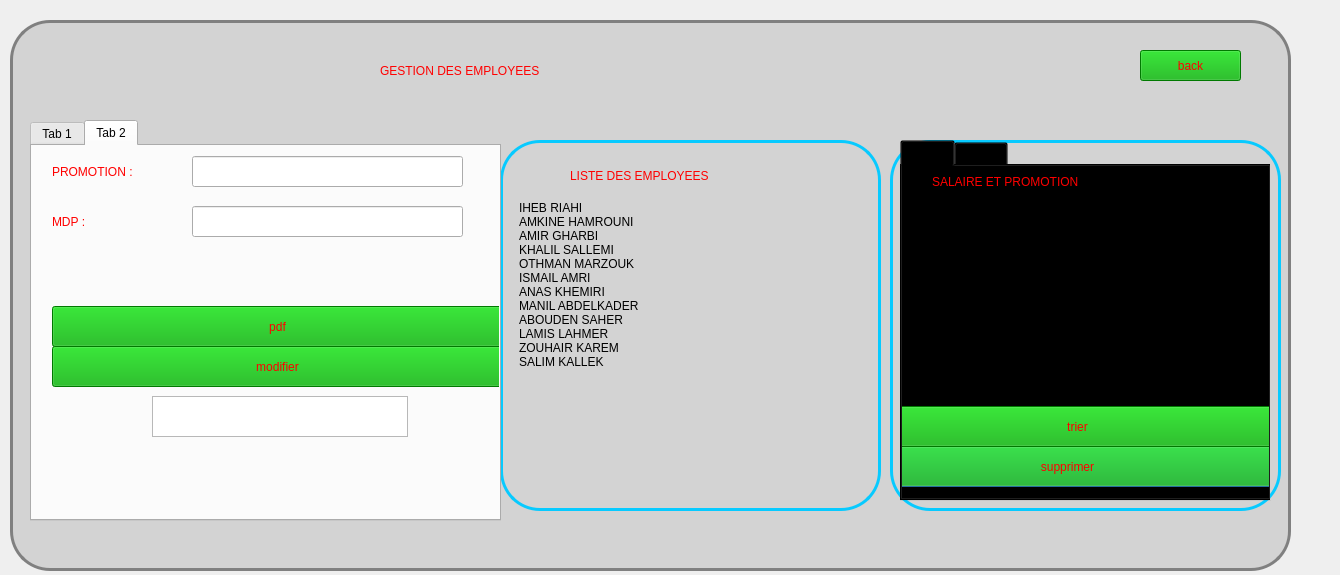
<?xml version="1.0" encoding="UTF-8"?>
<ui version="4.0">
 <class>gest_emp</class>
 <widget class="QDialog" name="gest_emp">
  <property name="geometry">
   <rect>
    <x>0</x>
    <y>0</y>
    <width>1340</width>
    <height>575</height>
   </rect>
  </property>
  <property name="windowTitle">
   <string>Dialog</string>
  </property>
  <widget class="QStackedWidget" name="stackedWidget">
   <property name="geometry">
    <rect>
     <x>10</x>
     <y>20</y>
     <width>1281</width>
     <height>551</height>
    </rect>
   </property>
   <property name="currentIndex">
    <number>0</number>
   </property>
   <widget class="QWidget" name="page">
    <property name="styleSheet">
     <string notr="true">#page{
	background-image: url(:/new/prefix1/airport-terminal.jpg);
Background-color : Lightgray;
border : 3px solid gray;
border-radius : 40px;
}</string>
    </property>
    <widget class="QLabel" name="label">
     <property name="geometry">
      <rect>
       <x>370</x>
       <y>0</y>
       <width>481</width>
       <height>101</height>
      </rect>
     </property>
     <property name="styleSheet">
      <string notr="true">color : red ;
font: 75 24pt &quot;MS Shell Dlg 2&quot;;</string>
     </property>
     <property name="text">
      <string>GESTION DES EMPLOYEES</string>
     </property>
     <property name="scaledContents">
      <bool>true</bool>
     </property>
    </widget>
    <widget class="QFrame" name="frame">
     <property name="geometry">
      <rect>
       <x>490</x>
       <y>120</y>
       <width>381</width>
       <height>371</height>
      </rect>
     </property>
     <property name="styleSheet">
      <string notr="true">#frame{
border : 3px solid rgb(7, 202, 255);
border-radius : 40px;
}</string>
     </property>
     <property name="frameShape">
      <enum>QFrame::StyledPanel</enum>
     </property>
     <property name="frameShadow">
      <enum>QFrame::Raised</enum>
     </property>
     <widget class="QListWidget" name="listWidget">
      <property name="geometry">
       <rect>
        <x>15</x>
        <y>60</y>
        <width>351</width>
        <height>291</height>
       </rect>
      </property>
      <property name="styleSheet">
       <string notr="true">background-color : transparent ;
font: 75 9pt &quot;MS Shell Dlg 2&quot;;
font: 75 9pt &quot;MS Shell Dlg 2&quot;;
color : black</string>
      </property>
      <item>
       <property name="text">
        <string>IHEB RIAHI              </string>
       </property>
      </item>
      <item>
       <property name="text">
        <string>AMKINE HAMROUNI                </string>
       </property>
      </item>
      <item>
       <property name="text">
        <string>AMIR GHARBI                   </string>
       </property>
      </item>
      <item>
       <property name="text">
        <string>KHALIL SALLEMI</string>
       </property>
      </item>
      <item>
       <property name="text">
        <string>OTHMAN MARZOUK</string>
       </property>
      </item>
      <item>
       <property name="text">
        <string>ISMAIL AMRI</string>
       </property>
      </item>
      <item>
       <property name="text">
        <string>ANAS KHEMIRI</string>
       </property>
      </item>
      <item>
       <property name="text">
        <string>MANIL ABDELKADER</string>
       </property>
      </item>
      <item>
       <property name="text">
        <string>ABOUDEN SAHER</string>
       </property>
      </item>
      <item>
       <property name="text">
        <string>LAMIS LAHMER</string>
       </property>
      </item>
      <item>
       <property name="text">
        <string>ZOUHAIR KAREM</string>
       </property>
      </item>
      <item>
       <property name="text">
        <string>SALIM KALLEK</string>
       </property>
      </item>
     </widget>
     <widget class="QLabel" name="label_9">
      <property name="geometry">
       <rect>
        <x>70</x>
        <y>10</y>
        <width>291</width>
        <height>51</height>
       </rect>
      </property>
      <property name="styleSheet">
       <string notr="true">color : red;
font: 75 14pt &quot;MS Shell Dlg 2&quot;;</string>
      </property>
      <property name="text">
       <string>LISTE DES EMPLOYEES</string>
      </property>
     </widget>
    </widget>
    <widget class="QLabel" name="label_8">
     <property name="geometry">
      <rect>
       <x>10</x>
       <y>20</y>
       <width>91</width>
       <height>91</height>
      </rect>
     </property>
     <property name="text">
      <string/>
     </property>
     <property name="pixmap">
      <pixmap>../../../Downloads/LOGO QT</pixmap>
     </property>
     <property name="scaledContents">
      <bool>true</bool>
     </property>
    </widget>
    <widget class="QFrame" name="frame_3">
     <property name="geometry">
      <rect>
       <x>880</x>
       <y>120</y>
       <width>391</width>
       <height>371</height>
      </rect>
     </property>
     <property name="styleSheet">
      <string notr="true">#frame_3{
border : 3px solid rgb(7, 202, 255);
border-radius : 40px;
}</string>
     </property>
     <property name="frameShape">
      <enum>QFrame::StyledPanel</enum>
     </property>
     <property name="frameShadow">
      <enum>QFrame::Raised</enum>
     </property>
     <widget class="QTabWidget" name="tabWidget">
      <property name="geometry">
       <rect>
        <x>10</x>
        <y>0</y>
        <width>371</width>
        <height>361</height>
       </rect>
      </property>
      <property name="styleSheet">
       <string notr="true">background-color: transparent;
background-color: transparent;</string>
      </property>
      <property name="currentIndex">
       <number>0</number>
      </property>
      <widget class="QWidget" name="tab">
       <attribute name="title">
        <string>Tab 1</string>
       </attribute>
       <widget class="QLabel" name="label_10">
        <property name="geometry">
         <rect>
          <x>30</x>
          <y>0</y>
          <width>291</width>
          <height>31</height>
         </rect>
        </property>
        <property name="styleSheet">
         <string notr="true">font: 75 14pt &quot;MS Shell Dlg 2&quot;;
color: red;</string>
        </property>
        <property name="text">
         <string>SALAIRE ET PROMOTION</string>
        </property>
       </widget>
       <widget class="QTableView" name="tableView">
        <property name="geometry">
         <rect>
          <x>5</x>
          <y>31</y>
          <width>351</width>
          <height>161</height>
         </rect>
        </property>
       </widget>
       <widget class="QPushButton" name="supp">
        <property name="geometry">
         <rect>
          <x>-60</x>
          <y>280</y>
          <width>451</width>
          <height>41</height>
         </rect>
        </property>
        <property name="styleSheet">
         <string notr="true">font: 75 11pt &quot;MS Shell Dlg 2&quot;;
background-color: rgb(0, 170, 0);
color: red</string>
        </property>
        <property name="text">
         <string>supprimer</string>
        </property>
       </widget>
       <widget class="QPushButton" name="supp_3">
        <property name="geometry">
         <rect>
          <x>-50</x>
          <y>240</y>
          <width>451</width>
          <height>41</height>
         </rect>
        </property>
        <property name="styleSheet">
         <string notr="true">font: 75 11pt &quot;MS Shell Dlg 2&quot;;
background-color: rgb(0, 170, 0);
color: red</string>
        </property>
        <property name="text">
         <string>trier</string>
        </property>
       </widget>
       <widget class="QLineEdit" name="lineEdit_3">
        <property name="geometry">
         <rect>
          <x>30</x>
          <y>210</y>
          <width>301</width>
          <height>22</height>
         </rect>
        </property>
       </widget>
      </widget>
      <widget class="QWidget" name="tab_2">
       <attribute name="title">
        <string>Tab 2</string>
       </attribute>
       <widget class="QLabel" name="label_11">
        <property name="geometry">
         <rect>
          <x>10</x>
          <y>-10</y>
          <width>381</width>
          <height>81</height>
         </rect>
        </property>
        <property name="styleSheet">
         <string notr="true">font: 75 14pt &quot;MS Shell Dlg 2&quot;;
color: red;</string>
        </property>
        <property name="text">
         <string>STATISTIQUES DES EMPLOYEES</string>
        </property>
       </widget>
       <widget class="QLabel" name="label_12">
        <property name="geometry">
         <rect>
          <x>10</x>
          <y>40</y>
          <width>341</width>
          <height>281</height>
         </rect>
        </property>
        <property name="text">
         <string/>
        </property>
        <property name="pixmap">
         <pixmap>../../Bureau/STAT.gif</pixmap>
        </property>
        <property name="scaledContents">
         <bool>true</bool>
        </property>
       </widget>
       <widget class="QLabel" name="label_13">
        <property name="geometry">
         <rect>
          <x>10</x>
          <y>50</y>
          <width>351</width>
          <height>281</height>
         </rect>
        </property>
        <property name="text">
         <string/>
        </property>
        <property name="pixmap">
         <pixmap>../../../Downloads/STAT.gif</pixmap>
        </property>
        <property name="scaledContents">
         <bool>true</bool>
        </property>
       </widget>
      </widget>
     </widget>
    </widget>
    <widget class="QTabWidget" name="tabWidget_2">
     <property name="geometry">
      <rect>
       <x>20</x>
       <y>100</y>
       <width>471</width>
       <height>401</height>
      </rect>
     </property>
     <property name="currentIndex">
      <number>1</number>
     </property>
     <widget class="QWidget" name="tab_3">
      <attribute name="title">
       <string>Tab 1</string>
      </attribute>
      <widget class="QFrame" name="frame_4">
       <property name="geometry">
        <rect>
         <x>-10</x>
         <y>70</y>
         <width>391</width>
         <height>371</height>
        </rect>
       </property>
       <property name="styleSheet">
        <string notr="true">#frame_3{
border : 3px solid rgb(7, 202, 255);
border-radius : 40px;
}</string>
       </property>
       <property name="frameShape">
        <enum>QFrame::StyledPanel</enum>
       </property>
       <property name="frameShadow">
        <enum>QFrame::Raised</enum>
       </property>
      </widget>
      <widget class="QFrame" name="frame_2">
       <property name="geometry">
        <rect>
         <x>-10</x>
         <y>0</y>
         <width>471</width>
         <height>371</height>
        </rect>
       </property>
       <property name="styleSheet">
        <string notr="true">#frame_2{
border : 3px solid rgb(7, 202, 255);
border-radius : 40px;
	background-color: transparent;
}</string>
       </property>
       <property name="frameShape">
        <enum>QFrame::StyledPanel</enum>
       </property>
       <property name="frameShadow">
        <enum>QFrame::Raised</enum>
       </property>
       <widget class="QLabel" name="label_2">
        <property name="geometry">
         <rect>
          <x>20</x>
          <y>20</y>
          <width>181</width>
          <height>51</height>
         </rect>
        </property>
        <property name="styleSheet">
         <string notr="true">font: 75 12pt &quot;MS Shell Dlg 2&quot;;
color: red</string>
        </property>
        <property name="text">
         <string>NOM :</string>
        </property>
       </widget>
       <widget class="QLabel" name="label_3">
        <property name="geometry">
         <rect>
          <x>10</x>
          <y>60</y>
          <width>181</width>
          <height>51</height>
         </rect>
        </property>
        <property name="styleSheet">
         <string notr="true">font: 75 12pt &quot;MS Shell Dlg 2&quot;;
color: red</string>
        </property>
        <property name="text">
         <string>PRENOM :</string>
        </property>
       </widget>
       <widget class="QLabel" name="label_4">
        <property name="geometry">
         <rect>
          <x>20</x>
          <y>100</y>
          <width>181</width>
          <height>51</height>
         </rect>
        </property>
        <property name="styleSheet">
         <string notr="true">font: 75 12pt &quot;MS Shell Dlg 2&quot;;
color: red</string>
        </property>
        <property name="text">
         <string>SEXE :</string>
        </property>
       </widget>
       <widget class="QLineEdit" name="NomLine">
        <property name="geometry">
         <rect>
          <x>120</x>
          <y>30</y>
          <width>271</width>
          <height>31</height>
         </rect>
        </property>
       </widget>
       <widget class="QLineEdit" name="PRENOMLINE">
        <property name="geometry">
         <rect>
          <x>120</x>
          <y>70</y>
          <width>271</width>
          <height>31</height>
         </rect>
        </property>
       </widget>
       <widget class="QLabel" name="label_5">
        <property name="geometry">
         <rect>
          <x>20</x>
          <y>140</y>
          <width>181</width>
          <height>51</height>
         </rect>
        </property>
        <property name="styleSheet">
         <string notr="true">font: 75 12pt &quot;MS Shell Dlg 2&quot;;
color: red</string>
        </property>
        <property name="text">
         <string>MAIL :</string>
        </property>
       </widget>
       <widget class="QLabel" name="label_6">
        <property name="geometry">
         <rect>
          <x>10</x>
          <y>180</y>
          <width>181</width>
          <height>51</height>
         </rect>
        </property>
        <property name="styleSheet">
         <string notr="true">font: 75 12pt &quot;MS Shell Dlg 2&quot;;
color: red</string>
        </property>
        <property name="text">
         <string>ID CODE :</string>
        </property>
       </widget>
       <widget class="QLineEdit" name="MAILINE">
        <property name="geometry">
         <rect>
          <x>120</x>
          <y>150</y>
          <width>271</width>
          <height>31</height>
         </rect>
        </property>
       </widget>
       <widget class="QLineEdit" name="IDLINE">
        <property name="geometry">
         <rect>
          <x>120</x>
          <y>190</y>
          <width>271</width>
          <height>31</height>
         </rect>
        </property>
       </widget>
       <widget class="QLabel" name="label_7">
        <property name="geometry">
         <rect>
          <x>10</x>
          <y>220</y>
          <width>181</width>
          <height>51</height>
         </rect>
        </property>
        <property name="styleSheet">
         <string notr="true">font: 75 12pt &quot;MS Shell Dlg 2&quot;;
color: red</string>
        </property>
        <property name="text">
         <string>NUM TEL :</string>
        </property>
       </widget>
       <widget class="QLineEdit" name="NUMLINE">
        <property name="geometry">
         <rect>
          <x>120</x>
          <y>230</y>
          <width>271</width>
          <height>31</height>
         </rect>
        </property>
       </widget>
       <widget class="QPushButton" name="ajouter">
        <property name="geometry">
         <rect>
          <x>10</x>
          <y>310</y>
          <width>451</width>
          <height>41</height>
         </rect>
        </property>
        <property name="styleSheet">
         <string notr="true">font: 75 11pt &quot;MS Shell Dlg 2&quot;;
background-color: rgb(0, 170, 0);
color: red</string>
        </property>
        <property name="text">
         <string>VALIDER</string>
        </property>
       </widget>
       <widget class="QLineEdit" name="SEXELINE">
        <property name="geometry">
         <rect>
          <x>120</x>
          <y>110</y>
          <width>271</width>
          <height>31</height>
         </rect>
        </property>
       </widget>
       <widget class="QLabel" name="label_14">
        <property name="geometry">
         <rect>
          <x>10</x>
          <y>260</y>
          <width>181</width>
          <height>51</height>
         </rect>
        </property>
        <property name="styleSheet">
         <string notr="true">font: 75 12pt &quot;MS Shell Dlg 2&quot;;
color: red</string>
        </property>
        <property name="text">
         <string>SALAIRE :</string>
        </property>
       </widget>
       <widget class="QLineEdit" name="SALAIRELINE">
        <property name="geometry">
         <rect>
          <x>120</x>
          <y>270</y>
          <width>271</width>
          <height>31</height>
         </rect>
        </property>
       </widget>
      </widget>
     </widget>
     <widget class="QWidget" name="tab_4">
      <attribute name="title">
       <string>Tab 2</string>
      </attribute>
      <widget class="QLabel" name="label_15">
       <property name="geometry">
        <rect>
         <x>20</x>
         <y>0</y>
         <width>181</width>
         <height>51</height>
        </rect>
       </property>
       <property name="styleSheet">
        <string notr="true">font: 75 12pt &quot;MS Shell Dlg 2&quot;;
color: red</string>
       </property>
       <property name="text">
        <string>PROMOTION :</string>
       </property>
      </widget>
      <widget class="QLineEdit" name="PROMOTIONLINE">
       <property name="geometry">
        <rect>
         <x>160</x>
         <y>10</y>
         <width>271</width>
         <height>31</height>
        </rect>
       </property>
      </widget>
      <widget class="QLineEdit" name="MPLINE">
       <property name="geometry">
        <rect>
         <x>160</x>
         <y>60</y>
         <width>271</width>
         <height>31</height>
        </rect>
       </property>
      </widget>
      <widget class="QLabel" name="label_16">
       <property name="geometry">
        <rect>
         <x>20</x>
         <y>50</y>
         <width>181</width>
         <height>51</height>
        </rect>
       </property>
       <property name="styleSheet">
        <string notr="true">font: 75 12pt &quot;MS Shell Dlg 2&quot;;
color: red</string>
       </property>
       <property name="text">
        <string>MDP :</string>
       </property>
      </widget>
      <widget class="QPushButton" name="pdf">
       <property name="geometry">
        <rect>
         <x>20</x>
         <y>160</y>
         <width>451</width>
         <height>41</height>
        </rect>
       </property>
       <property name="styleSheet">
        <string notr="true">font: 75 11pt &quot;MS Shell Dlg 2&quot;;
background-color: rgb(0, 170, 0);
color: red</string>
       </property>
       <property name="text">
        <string>pdf</string>
       </property>
      </widget>
      <widget class="QTextBrowser" name="textBrowser">
       <property name="geometry">
        <rect>
         <x>120</x>
         <y>250</y>
         <width>256</width>
         <height>41</height>
        </rect>
       </property>
      </widget>
      <widget class="QPushButton" name="pdf_2">
       <property name="geometry">
        <rect>
         <x>20</x>
         <y>200</y>
         <width>451</width>
         <height>41</height>
        </rect>
       </property>
       <property name="styleSheet">
        <string notr="true">font: 75 11pt &quot;MS Shell Dlg 2&quot;;
background-color: rgb(0, 170, 0);
color: red</string>
       </property>
       <property name="text">
        <string>modifier</string>
       </property>
      </widget>
     </widget>
    </widget>
    <widget class="QPushButton" name="back">
     <property name="geometry">
      <rect>
       <x>1130</x>
       <y>30</y>
       <width>101</width>
       <height>31</height>
      </rect>
     </property>
     <property name="styleSheet">
      <string notr="true">font: 75 11pt &quot;MS Shell Dlg 2&quot;;
background-color: rgb(0, 170, 0);
color: red</string>
     </property>
     <property name="text">
      <string>back</string>
     </property>
    </widget>
   </widget>
   <widget class="QWidget" name="page_2"/>
  </widget>
 </widget>
 <resources/>
 <connections/>
</ui>
